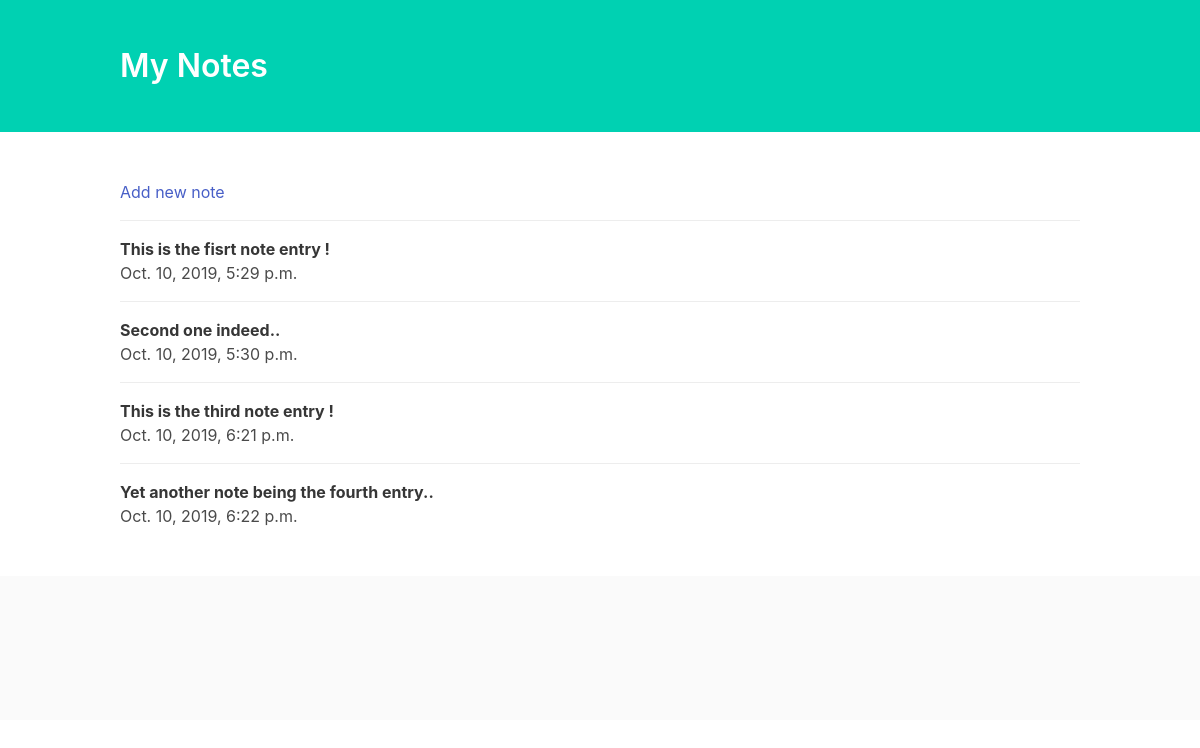
The page / on the database its author committed.
### takenotes/models.py (models this page shows, shortened)
class Notes(models.Model):
    post_created = models.DateTimeField(auto_now_add=True)
    text = models.TextField()

### takenotes/views.py (the view)
# urls.py: url('', views.index, name='home')
def index(request):
    noted = Notes.objects.all()
    context = {'noted': noted}
    return render(request, 'index.html/', context)

### takenotes/templates/index.html (shortened to what this page needs)
<!DOCTYPE html>
<html lang="en">
<head>
    <link rel="stylesheet" href="https://cdnjs.cloudflare.com/ajax/libs/bulma/0.6.2/css/bulma.min.css" />
</head>
<body>
    <section class="hero is-primary">
        <div class="hero-body">
            <div class="container">
                <h1 class="title">
                    My Notes
                </h1>
            </div>
        </div>
    </section>
    <section class="section">
        <div class="container">
            <article class="media">
                <div class="media-content">
                    <div class="content">
                        <a href="{% url 'add' %}">Add new note</a>
                    </div>
                </div>
            </article>
            {%for items in noted %}
                <article class="media">
                    <div class="media-content">
                        <div class="content">
                            <p>
                                <strong>{{ items.text }}</strong>
                                <br>{{ items.post_created }}
                            </p>
                        </div>
                    </div>
                </article>
            {% endfor %}
        </div>
    </section>
    <footer class="footer">
    </footer>
</body>
</html>

### rows shown on the page
Notes: text "This is the fisrt note entry !", post_created "Oct. 10, 2019, 5:29 p.m."
Notes: text "Second one indeed..", post_created "Oct. 10, 2019, 5:30 p.m."
Notes: text "This is the third note entry !", post_created "Oct. 10, 2019, 6:21 p.m."
Notes: text "Yet another note being the fourth entry..", post_created "Oct. 10, 2019, 6:22 p.m."
